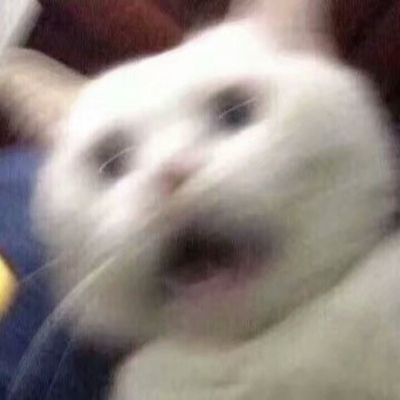
#> input picture Opencv/cat.png, 400 x 400 px, given in place of cat.jpg, which was not available
$ python analysis_rgb.py
#> lines starting #> are read from the running program, lines starting #| are printed output that depends on the picture; long printed decimals are rounded; pictures that were not available may be replaced by others from this repository, and a replacement may not be noted
# # cspace.py
# import streamlit as st
# import cv2
import numpy as np


# [28 lines of commented-out code are left out]

if __name__ == '__main__':
    import imageio
    import matplotlib.pyplot as plt

    pic = imageio.imread('/home/chieh/programme/cat.jpg')
#> pic is the input picture: shape (400, 400, 4); mean R, G, B, A 147.4, 137.8, 132.8, 255
    plt.figure()
    plt.imshow(pic)
    plt.savefig('save_img.jpg')
    # plt.show()
    print('Type of the image : ' , type(pic))
#| Type of the image :  <class 'numpy.ndarray'>
    print()
    print('Shape of the image : {}'.format(pic.shape))
#| Shape of the image : (400, 400, 4)
    print('Image Hight {}'.format(pic.shape[0]))
#| Image Hight 400
    print('Image Width {}'.format(pic.shape[1]))
#| Image Width 400
    print('Dimension of Image {}'.format(pic.ndim))
#| Dimension of Image 3

    print('Image size {}'.format(pic.size))
#| Image size 640000
    print('Maximum RGB value in this image {}'.format(pic.max()))
#| Maximum RGB value in this image 255
    print('Minimum RGB value in this image {}'.format(pic.min()))
#| Minimum RGB value in this image 2

    # Let's pick a specific pixel located at 100 th Rows and 50 th Column.
    # And view the RGB value gradually.
    print(pic[ 100, 50 ])
#| [232 211 194 255]
    a = pic[ 100, 50 ]
#> a = [232, 211, 194, 255]
    ## Output: [24 20 17] > R = 24；G = 20；B = 17

    # A specific pixel located at Row : 100 ; Column : 50
    # Each channel's value of it, gradually R , G , B
    print('Value of only R channel {}'.format(pic[ 100, 50, 0]))
#| Value of only R channel 232
    print('Value of only G channel {}'.format(pic[ 100, 50, 1]))
#| Value of only G channel 211
    print('Value of only B channel {}'.format(pic[ 100, 50, 2]))
#| Value of only B channel 194

    # [27 lines of commented-out code are left out]

    pic[ : , : , 1] = 0
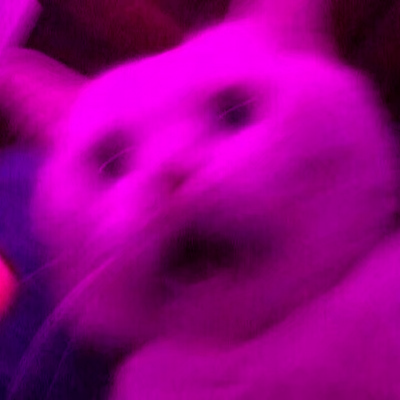
#> pic: shape (400, 400, 4); mean R, G, B, A 147.4, 0, 132.8, 255
    pic[ : , : , 2] = 0
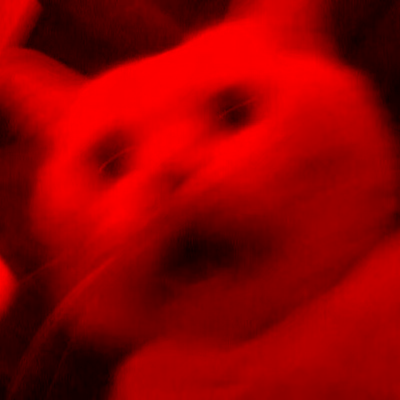
#> pic: shape (400, 400, 4); mean R, G, B, A 147.4, 0, 0, 255
    # a = np.mean(np.array(pic[ : , : , 0]))
    a = np.mean(pic[ : , : , 0])
#> a = 147.4
    print(a)
#| 147.406
    b = np.mean(pic[ 100 , 50 , 0])
#> b = 232
    print(b)
#| 232.0
    # [22 lines of commented-out code are left out]
